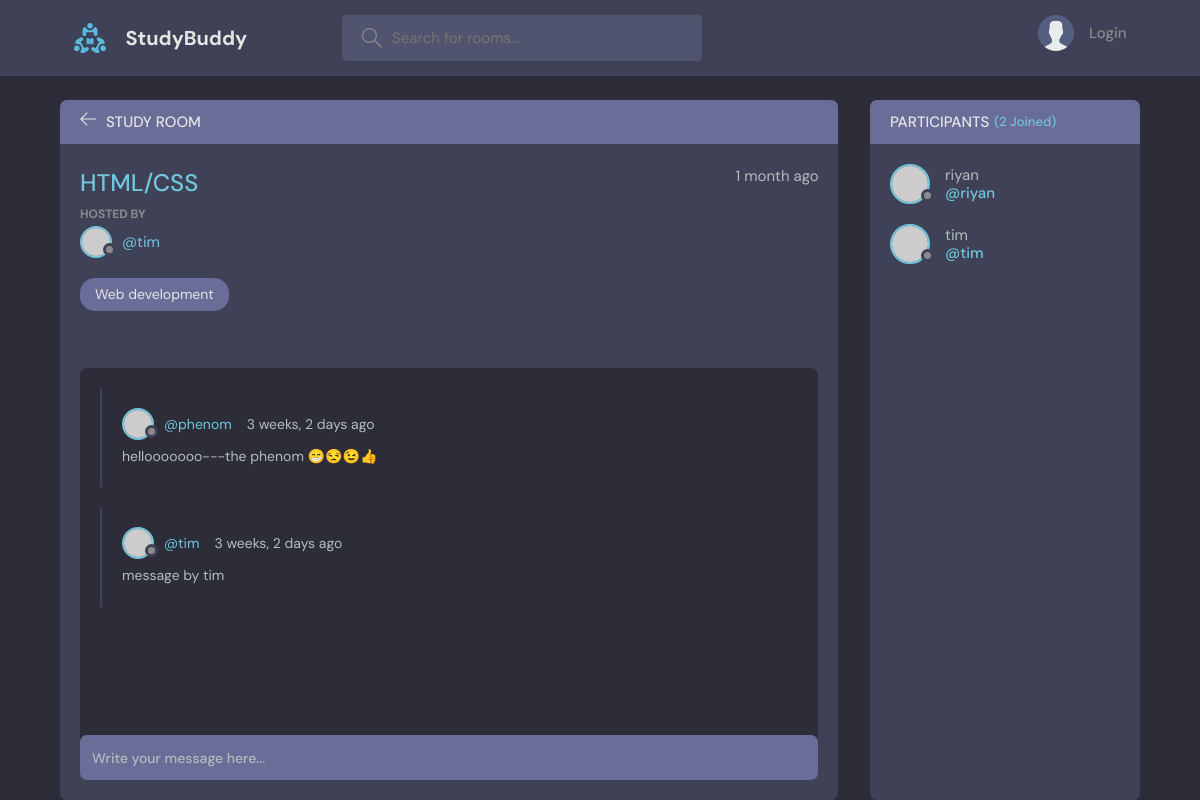
The page /room/4/ on the database its author committed.
### base/models.py (models this page shows, shortened)
class Room(models.Model):
    host = models.ForeignKey(User, on_delete=models.SET_NULL, null=True)
    topic = models.ForeignKey(Topic, on_delete=models.SET_NULL, null=True)
    name = models.CharField(max_length=200)
    description = models.TextField(null=True, blank=True)
    participants = models.ManyToManyField(
        User, related_name="participants", blank=True)
    updated = models.DateTimeField(auto_now=True)
    created = models.DateTimeField(auto_now_add=True)
    class Meta:
        ordering = ['-updated', '-created']

class Topic(models.Model):
    name = models.CharField(max_length=200)
    def __str__(self):
        return self.name

class Message(models.Model):
    user = models.ForeignKey(User, on_delete=models.CASCADE)
    room = models.ForeignKey(Room, on_delete=models.CASCADE)
    body = models.TextField()
    updated = models.DateTimeField(auto_now=True)
    created = models.DateTimeField(auto_now_add=True)
    class Meta:
        ordering = ['-updated', '-created']

### base/views.py (the view, shortened to what this page needs)
# urls.py: path("room/<str:pk>/", views.room, name="room"),
def room(request, pk):
    room = Room.objects.get(id=pk)
    room_messages = room.message_set.all()
    participants = room.participants.all()
    context = {'room': room, 'room_messages': room_messages,
               'participants': participants}
    return render(request, 'base/room.html', context)

### base/templates/base/room.html (shortened to what this page needs)
{% extends 'main.html' %} {% block content %}
<main class="profile-page layout layout--2">
  <div class="container">
    <div class="room">
      <div class="room__top">
        <div class="room__topLeft">
          <a href="{% url 'home' %}">
            <svg
              version="1.1"
              xmlns="http://www.w3.org/2000/svg"
              width="32"
              height="32"
              viewBox="0 0 32 32"
            >
              <title>arrow-left</title>
              <path
                d="M13.723 2.286l-13.723 13.714 13.719 13.714 1.616-1.611-10.96-10.96h27.625v-2.286h-27.625l10.965-10.965-1.616-1.607z"
              ></path>
            </svg>
          </a>
          <h3>Study Room</h3>
        </div>
      </div>
      <div class="room__box scroll">
        <div class="room__header scroll">
          <div class="room__info">
            <h3>{{ room.name }}</h3>
            <span>{{ room.created | timesince }} ago</span>
          </div>
          <div class="room__hosted">
            <p>Hosted By</p>
            <a
              href="{% url 'user-profile' room.host.id %}"
              class="room__author"
            >
              <div class="avatar avatar--small">
                <img src="https://randomuser.me/api/portraits/men/37.jpg" />
              </div>
              <span>@{{ room.host.username }}</span>
            </a>
          </div>
          <span class="room__topics">{{ room.topic }}</span>
        </div>
        <div class="room__conversation">
          <div class="threads scroll">
            {% for message in room_messages %}
            <div class="thread">
              <div class="thread__top">
                <div class="thread__author">
                  <a
                    href="{% url 'user-profile' message.user.id %}"
                    class="thread__authorInfo"
                  >
                    <div class="avatar avatar--small">
                      <img
                        src="https://randomuser.me/api/portraits/men/37.jpg"
                      />
                    </div>
                    <span>@{{ message.user.username }}</span>
                  </a>
                  <span class="thread__date"
                    >{{ message.created | timesince}} ago</span
                  >
                </div>
              </div>
              <div class="thread__details">{{ message.body }}</div>
            </div>
            {% endfor %}
          </div>
        </div>
      </div>
      <div class="room__message">
        <form action="" method="POST">
          <input name="body" placeholder="Write your message here..." />
        </form>
      </div>
    </div>
    <div class="participants">
      <h3 class="participants__top">
        Participants <span>({{ participants.count }} Joined)</span>
      </h3>
      <div class="participants__list scroll">
        {% for user in participants %}
        <a href="{% url 'user-profile' user.id %}" class="participant">
          <div class="avatar avatar--medium">
            <img src="https://randomuser.me/api/portraits/men/37.jpg" />
          </div>
          <p>
            {{ user.username }}
            <span>@{{ user.username }}</span>
          </p>
        </a>
        {% endfor %}
      </div>
    </div>
  </div>
</main>
{% endblock content %}

### rows shown on the page
Room: name "HTML/CSS", created "1 month", host.username "tim", topic "Web development"
Message: user.username "phenom", created "3 weeks, 2 days", body "hellooooooo---the phenom 😁😒😉👍"
Message: user.username "tim", created "3 weeks, 2 days", body "message by tim"

### other values the page prints
{{ participants.count }} "2"
{{ user.username }} "riyan"
{{ user.username }} "tim"
